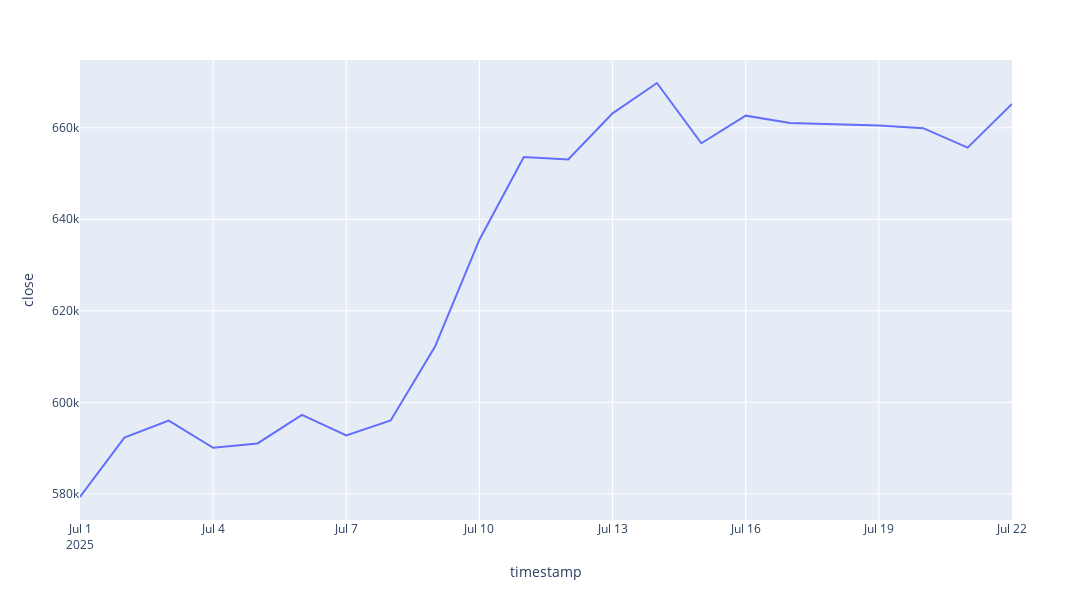

Write notebook code for a chart like this one.
### Code cell
px.line(
    valores_julhos,
    x='timestamp',
    y='close',
    width=1200,    
    height=600    
)

### Figure 1 — Plotly figure (JSON) as saved in the notebook; plotly's stock layout.template omitted (floating-point values rounded to 4 significant figures)
{"data": [{"hovertemplate": "timestamp=%{x}<br>close=%{y}<extra></extra>", "legendgroup": "", "line": {"color": "#636efa", "dash": "solid"}, "marker": {"symbol": "circle"}, "mode": "lines", "name": "", "orientation": "v", "showlegend": false, "type": "scatter", "x": ["2025-07-01T00:00:00", "2025-07-02T00:00:00", "2025-07-03T00:00:00", "2025-07-04T00:00:00", "2025-07-05T00:00:00", "2025-07-06T00:00:00", "2025-07-07T00:00:00", "2025-07-08T00:00:00", "2025-07-09T00:00:00", "2025-07-10T00:00:00", "2025-07-11T00:00:00", "2025-07-12T00:00:00", "2025-07-13T00:00:00", "2025-07-14T00:00:00", "2025-07-15T00:00:00", "2025-07-16T00:00:00", "2025-07-17T00:00:00", "2025-07-18T00:00:00", "2025-07-19T00:00:00", "2025-07-20T00:00:00", "2025-07-21T00:00:00", "2025-07-22T00:00:00"], "xaxis": "x", "y": [579322, 592307, 596002, 590070, 591031, 597261, 592779, 596059, 612190, 635549, 653600, 653083, 663153, 669778, 656617, 662645, 661031, 660820, 660502, 659912, 655658, 665199], "yaxis": "y"}], "layout": {"height": 600, "legend": {"tracegroupgap": 0}, "margin": {"t": 60}, "width": 1200, "xaxis": {"anchor": "y", "autorange": true, "domain": [0, 1], "range": ["2025-07-01", "2025-07-22"], "title": {"text": "timestamp"}, "type": "date"}, "yaxis": {"anchor": "x", "autorange": true, "domain": [0, 1], "range": [574300.0, 674800.0], "title": {"text": "close"}, "type": "linear"}}}
